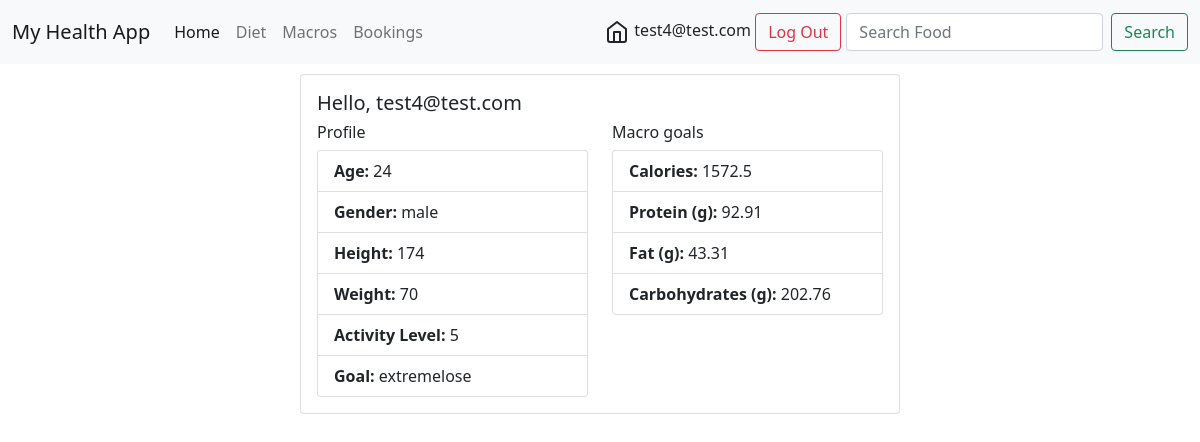
The page / (signed in) on the database its author committed.
### tables this page shows
CREATE TABLE profile (user_id INTEGER, age INTEGER , gender TEXT , height INTEGER , weight INTEGER , activity_level INTEGER, goal TEXT, FOREIGN KEY (user_id) REFERENCES users(id));

CREATE TABLE diet_goal (user_id INTEGER, calories INTEGER, protein INTEGER, fat INTEGER, carbs INTEGER, FOREIGN KEY (user_id) REFERENCES users(id));

### app.py (the view)
@app.route("/", methods=["GET", "POST"])
@login_required
def index():
    if request.method == "POST":
        con = sqlite3.connect('test.db')
        cur = con.cursor()
        if request.form.get("age"):
            cur.execute("INSERT OR REPLACE INTO profile VALUES(?, ?, ?, ?, ?, ?, ?);",
                        (session['user_id'], request.form.get("age"), request.form.get("gender"), request.form.get("height"), request.form.get("weight"), request.form.get("activitylevel"),
                        request.form.get("goal")))
        else:
            cur.execute("INSERT OR REPLACE INTO diet_goal VALUES(?, ?, ?, ?, ?);",
                            (session['user_id'], request.form.get("calories"), request.form.get("protein"), request.form.get("fat"), request.form.get("carbs")))
        con.commit()
        cur.close()
        return redirect("/")
    else:
        con = sqlite3.connect('test.db')
        con.row_factory = sqlite3.Row
        cur = con.cursor()
        res = cur.execute("SELECT * FROM profile INNER JOIN diet_goal ON profile.user_id = diet_goal.user_id WHERE profile.user_id = ?;", (session['user_id'], )).fetchone()
        if 'calories' not in session:
            try:
                session['calories'] = res['calories']
                session['protein'] = res['protein']
                session['fat'] = res['fat']
                session['carbs'] = res['carbs']
            except:
                print("Goal not set yet")
        return render_template("index.html",res=res)

### helpers.py (called while the page is built)
def login_required(f):
    @wraps(f)
    def decorated_function(*args, **kwargs):
        if session.get("user_id") is None:
            return redirect("/login")
        return f(*args, **kwargs)
    return decorated_function

### templates/index.html
{% extends "root.html" %}
{% block main %}
<div class="card" style="max-width :600px; margin:auto;">
    <div class="card-body">
      <h5>Hello, {{session['email']}}</h5>
      <div class="row">
        <div class="col">
          <h6>Profile</h6>
          {% if res %}
          <ul class="list-group">
            <li class="list-group-item"><b>Age:</b> {{res['age']}}</li>
            <li class="list-group-item"><b>Gender:</b> {{res['gender']}}</li>
            <li class="list-group-item"><b>Height:</b> {{res['height']}}</li>
            <li class="list-group-item"><b>Weight:</b> {{res['weight']}}</li>
            <li class="list-group-item"><b>Activity Level:</b> {{res['activity_level']}}</li>
            <li class="list-group-item"><b>Goal:</b> {{res['goal']}}</li>
          </ul>
        </div>
        <div class="col">
          <h6>Macro goals</h6>
          <ul class="list-group">
            <li class="list-group-item"><b>Calories:</b> {{res['calories']}}</li>
            <li class="list-group-item"><b>Protein (g):</b> {{res['protein']}}</li>
            <li class="list-group-item"><b>Fat (g):</b> {{res['fat']}}</li>
            <li class="list-group-item"><b>Carbohydrates (g):</b> {{res['carbs']}}</li>
          </ul>
        </div>
        {% endif %}
      </div>
    </div>
</div>
{% endblock %}

### rows shown on the page
profile: age "24", gender "male", height "174", weight "70", activity_level "5", goal "extremelose"
diet_goal: calories "1572.5", protein "92.91", fat "43.31", carbs "202.76"

### other values the page prints
{{ session["email"] }} "test4@test.com"
{{ session['email'] }} "test4@test.com"
